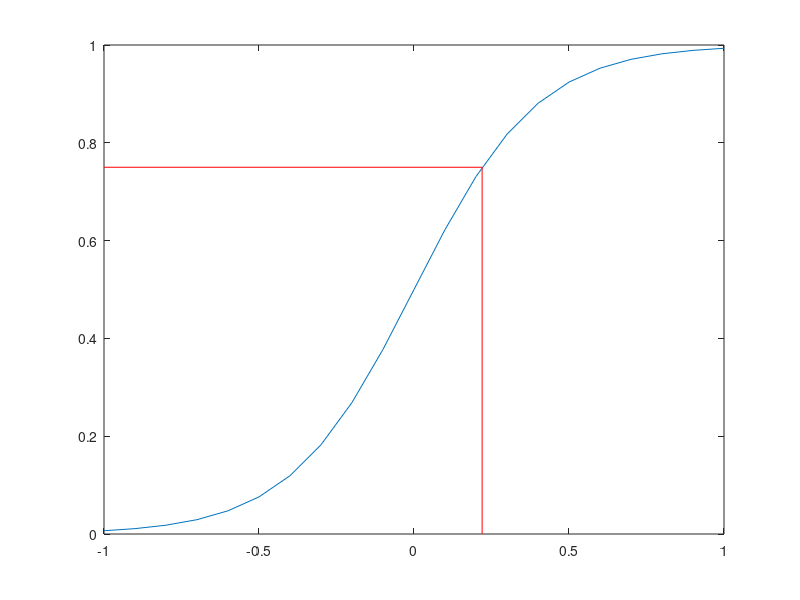

This chart was generated by the following MATLAB code: (Note: this script raises an error after producing the figure.)
function DeangleisEqn(b, varargin);

x = -1:0.1:1;
thcrit = 0.75;
j = 1;
while j <= length(varargin)
if strncmpi(varargin{j},'xrange',5)
    j = j+1;
    x = varargin{j};
end
j = j+1;
end

thk = -log(1/thcrit -1);
if nargin == 0
b(1) = 0;
b(2) = 5;
end
y = 1./(1 + exp(-(b(1) +  b(2) .* x)));
plot(x,y);

t = thk./b(2);
hold on;
plot([x(1) t t],[0.75 0.75 0],'r-')

slope = (y(101)-y(99))./(x(101)-x(99))